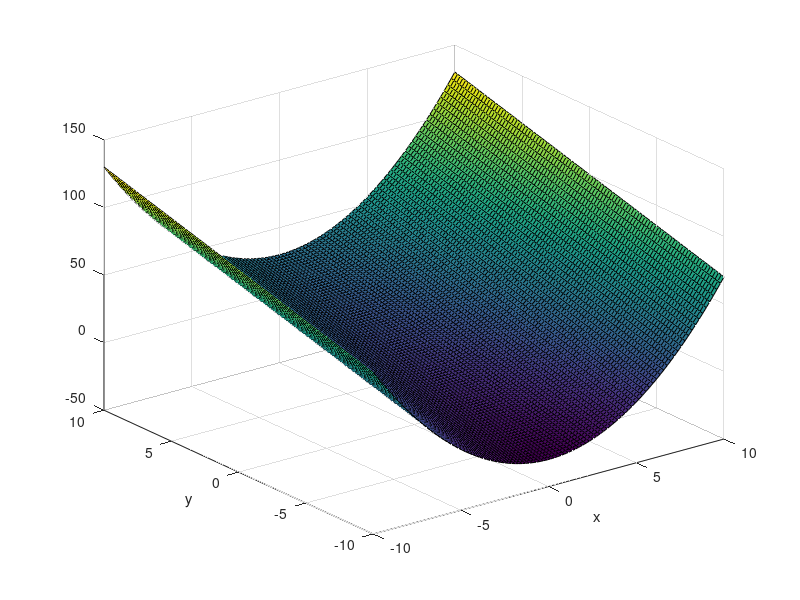
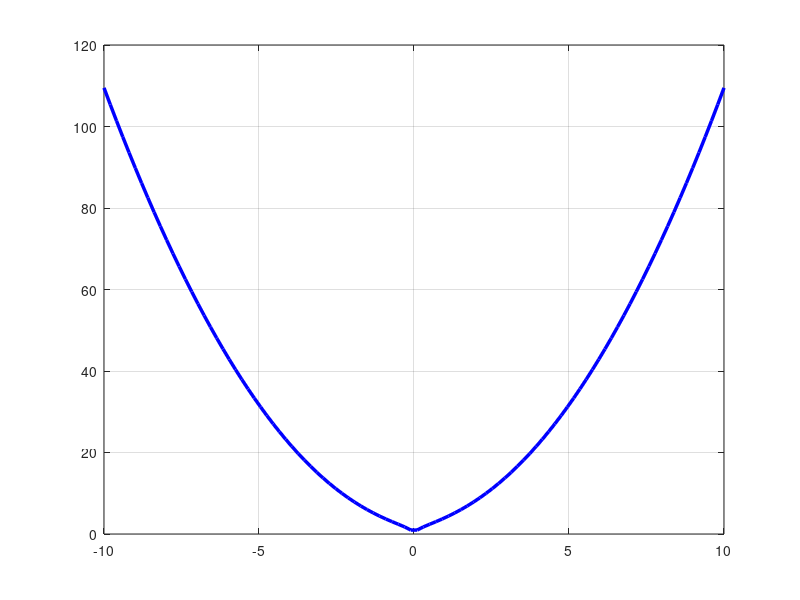

MATLAB code for these plots, in order:
clear all; clc

f = @(x, y) x.^2 + 3.*y;
x = linspace(-10, 10, 100);
y = linspace(-10, 10, 100);
[X, Y] = meshgrid(x, y);

figure;
surf(X, Y, f(X, Y));
xlabel('x');
ylabel('y');
grid on;

t = linspace(-10, 10, 100);

x_t = t;
y_t = sqrt(abs(t));
f_gama = f(x_t, y_t);

figure;
plot(t, f_gama, 'b-', 'LineWidth', 2.5);
grid on;
